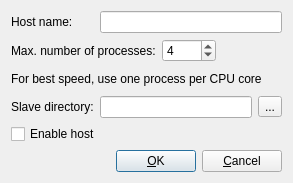
<?xml version="1.0" encoding="UTF-8"?>
<ui version="4.0" stdsetdef="1">
  <author></author>
  <comment></comment>
  <exportmacro></exportmacro>
  <class>SIG_EditHostDialogBase</class>
  <widget class="QDialog" name="SIG_EditHostDialogBase">
    <property name="geometry">
      <rect>
        <x>0</x>
        <y>0</y>
        <width>293</width>
        <height>183</height>
      </rect>
    </property>
    <property name="windowTitle">
      <string>Edit host</string>
    </property>
    <layout class="QGridLayout">
      <property name="margin">
        <number>11</number>
      </property>
      <property name="spacing">
        <number>6</number>
      </property>
      <item row="1" column="0" rowspan="1" colspan="2">
        <layout class="QHBoxLayout">
          <property name="margin">
            <number>0</number>
          </property>
          <property name="spacing">
            <number>6</number>
          </property>
          <item>
            <widget class="QLabel" name="textlabelMaximalNumberOfProcesss">
              <property name="text">
                <string>Max. number of processes:</string>
              </property>
              <property name="wordWrap">
                <bool>false</bool>
              </property>
            </widget>
          </item>
          <item>
            <widget class="QSpinBox" name="spinboxMaximalNumberOfProcesses">
              <property name="maximum">
                <number>1000</number>
              </property>
              <property name="minimum">
                <number>1</number>
              </property>
              <property name="value">
                <number>4</number>
              </property>
            </widget>
          </item>
          <item>
            <spacer name="Spacer14">
              <property name="sizeHint">
                <size>
                  <width>20</width>
                  <height>20</height>
                </size>
              </property>
              <property name="sizeType">
                <enum>QSizePolicy::Expanding</enum>
              </property>
              <property name="orientation">
                <enum>Qt::Horizontal</enum>
              </property>
            </spacer>
          </item>
        </layout>
      </item>
      <item row="2" column="0" rowspan="1" colspan="2">
        <widget class="QLabel" name="textlabelProcessesHint">
          <property name="text">
            <string>For best speed, use one process per CPU core</string>
          </property>
          <property name="wordWrap">
            <bool>false</bool>
          </property>
        </widget>
      </item>
      <item row="5" column="0" rowspan="1" colspan="2">
        <layout class="QHBoxLayout">
          <property name="margin">
            <number>0</number>
          </property>
          <property name="spacing">
            <number>6</number>
          </property>
          <item>
            <spacer name="sliderOKCancel">
              <property name="sizeHint">
                <size>
                  <width>20</width>
                  <height>20</height>
                </size>
              </property>
              <property name="sizeType">
                <enum>QSizePolicy::Expanding</enum>
              </property>
              <property name="orientation">
                <enum>Qt::Horizontal</enum>
              </property>
            </spacer>
          </item>
          <item>
            <widget class="QPushButton" name="pushbuttonOK">
              <property name="text">
                <string>&amp;OK</string>
              </property>
              <property name="default">
                <bool>true</bool>
              </property>
            </widget>
          </item>
          <item>
            <widget class="QPushButton" name="pushbuttonCancel">
              <property name="text">
                <string>&amp;Cancel</string>
              </property>
            </widget>
          </item>
        </layout>
      </item>
      <item row="3" column="1">
        <layout class="QHBoxLayout">
          <property name="margin">
            <number>0</number>
          </property>
          <property name="spacing">
            <number>6</number>
          </property>
          <item>
            <widget class="QLineEdit" name="lineeditSlaveDirectory"/>
          </item>
          <item>
            <widget class="QToolButton" name="toolbuttonSlaveDirectory">
              <property name="text">
                <string>...</string>
              </property>
            </widget>
          </item>
        </layout>
      </item>
      <item row="3" column="0">
        <widget class="QLabel" name="textlabelSlaveDirectory">
          <property name="text">
            <string>Slave directory:</string>
          </property>
          <property name="wordWrap">
            <bool>false</bool>
          </property>
        </widget>
      </item>
      <item row="0" column="1">
        <widget class="QLineEdit" name="lineeditHostName"/>
      </item>
      <item row="0" column="0">
        <widget class="QLabel" name="textlabelHostName">
          <property name="text">
            <string>Host name:</string>
          </property>
          <property name="wordWrap">
            <bool>false</bool>
          </property>
        </widget>
      </item>
      <item row="4" column="0" rowspan="1" colspan="2">
        <widget class="QCheckBox" name="checkboxEnableHost">
          <property name="text">
            <string>Enable host</string>
          </property>
        </widget>
      </item>
    </layout>
  </widget>
  <slots>
    <slot>slotToolbuttonSlaveDirectoryClicked()</slot>
  </slots>
  <connections>
    <connection>
      <sender>pushbuttonOK</sender>
      <signal>clicked()</signal>
      <receiver>SIG_EditHostDialogBase</receiver>
      <slot>accept()</slot>
    </connection>
    <connection>
      <sender>pushbuttonCancel</sender>
      <signal>clicked()</signal>
      <receiver>SIG_EditHostDialogBase</receiver>
      <slot>reject()</slot>
    </connection>
    <connection>
      <sender>toolbuttonSlaveDirectory</sender>
      <signal>clicked()</signal>
      <receiver>SIG_EditHostDialogBase</receiver>
      <slot>slotToolbuttonSlaveDirectoryClicked()</slot>
    </connection>
  </connections>
</ui>
